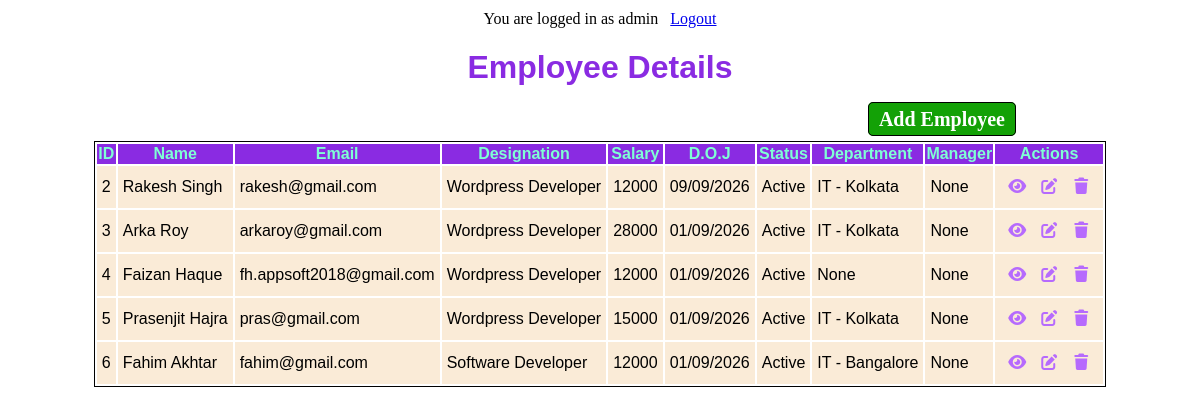
The app's page / (signed in) with its own data.
### employees/models.py (models this page shows, shortened)
class Employee(models.Model):
    first_name = models.CharField(max_length=50)
    last_name = models.CharField(max_length=50)
    images = models.ImageField(upload_to='employee_images/', default='media/default.png')
    email = models.EmailField(unique=True)
    designation = models.CharField(max_length=50)
    salary = models.IntegerField()
    joining_date = models.DateField()
    active = models.BooleanField(default=True)
    department = models.ForeignKey(Department, on_delete=models.SET_NULL, blank=True, null=True)
    manager = models.ForeignKey("self", on_delete=models.SET_NULL, blank=True, null=True)
    def full_name(self):
        return f"{self.first_name} {self.last_name}"

class Department(models.Model):
    name     = models.CharField(max_length=25)
    location = models.CharField(max_length=25)
    def __str__(self):
        return f"{self.name} - {self.location}"

### employees_main/views.py (the view)
# urls.py: 2. Add a URL to urlpatterns:  path('', views.home, name='home')
def home(request):
    employees = Employee.objects.all()
    context = {
        'employees' : employees
    }
    return render(request, 'home.html', context)

### templates/home.html (shortened to what this page needs)
{% load static %}
<!doctype html>
<html lang="en">
  <head>
    <link rel="stylesheet" href="{% static 'style.css' %}" />
    <link
      rel="stylesheet"
      href="https://cdnjs.cloudflare.com/ajax/libs/font-awesome/7.3.1/css/all.css"
    />
  </head>
  <body>
    <div style="display: flex; justify-content: center; margin-top: 10px">
      {% if not user.is_authenticated %}
       <a href="{% url 'login'%}">Login</a>&nbsp;&nbsp;&nbsp;&nbsp;&nbsp;
         <a href="{% url 'register'%}">Register</a>
      {% else %}
        You are logged in as {{user.username}} &nbsp;&nbsp;<a href="{% url 'logout' %}">Logout</a>
    {% endif %}
    </div>
    <h1>Employee Details</h1>
    {% if perms.employees.add_employee %}
    <a
      style="
        display: block;
        text-align: right;
        padding-right: 11rem;
        font-size: 20px;
        font-weight: bold;
        text-decoration: none;
        margin-bottom: 10px;
      "
      href="{% url 'create_employee' %}"
      ><span
        style="
          border: 1px solid black;
          padding: 5px 10px;
          border-radius: 5px;
          background-color: #13a106;
          color: white;
        "
        >Add Employee</span
      ></a
    >
    {% endif %}
    <div class="container">
      <table>
        <thead>
          <th>ID</th>
          <th>Name</th>
          <th>Email</th>
          <th>Designation</th>
          <th>Salary</th>
          <th>D.O.J</th>
          <th>Status</th>
          <th>Department</th>
          <th>Manager</th>
          <th>Actions</th>
        </thead>
        <tbody>
          {% for e in employees %}
          <tr>
            <td>{{ e.id}}</td>
            <td>{{ e.full_name}}</td>
            <td>{{ e.email}}</td>
            <td>{{ e.designation}}</td>
            <td>{{ e.salary}}</td>
            <td>{{ e.joining_date | date:"d/m/Y"}}</td>
            <td>{{ e.active | yesno:"Active,Inactive"}}</td>
            <td>{{ e.department}}</td>
            <td>{{ e.manager}}</td>
            <td>
              <table class="inner-table">
                <tr>
                  <td>
                    <a href="{% url 'view_employee' id=e.id %}"
                      ><i class="fa fa-eye"></i
                    ></a>
                  </td>
                  <td> <a href="{% url 'edit_employee' id=e.id %}"
                      ><i class="fa fa-edit"></i
                    ></a></i></td>
                    <td> <a href="{% url 'delete_employee' id=e.id %}"
                      ><i class="fa fa-trash"></i
                    ></a></i></td>
                </tr>
              </table>
            </td>
          </tr>
          {% endfor %}
        </tbody>
      </table>
    </div>
  </body>
</html>

### static/style.css (style rules this page uses)
.container { display: flex; justify-content: center; align-items: center; font-family: sans-serif; }
h1 { text-align: center; font-family: Verdana, Geneva, Tahoma, sans-serif; color: blueviolet; }
table { border: 1px solid #000000; }
table thead { background-color: blueviolet; color: aquamarine; }
table tbody { background-color: antiquewhite; }
table tbody tr td { padding: 5px; }
.inner-table { border: none; }
td i { font-size: 16px; color: rgb(182, 106, 253); cursor: pointer; }

### records on screen
Employee: id "2", full_name "Rakesh Singh", email "rakesh@gmail.com", designation "Wordpress Developer", salary "12000", joining_date "09/09/2026", active "Active", department "IT - Kolkata", manager "None"
Employee: id "3", full_name "Arka Roy", email "arkaroy@gmail.com", designation "Wordpress Developer", salary "28000", joining_date "01/09/2026", active "Active", department "IT - Kolkata", manager "None"
Employee: id "4", full_name "Faizan Haque", email "fh.appsoft2018@gmail.com", designation "Wordpress Developer", salary "12000", joining_date "01/09/2026", active "Active", department "None", manager "None"
Employee: id "5", full_name "Prasenjit Hajra", email "pras@gmail.com", designation "Wordpress Developer", salary "15000", joining_date "01/09/2026", active "Active", department "IT - Kolkata", manager "None"
Employee: id "6", full_name "Fahim Akhtar", email "fahim@gmail.com", designation "Software Developer", salary "12000", joining_date "01/09/2026", active "Active", department "IT - Bangalore", manager "None"

### other values on screen
{{ user.username }} "admin"
